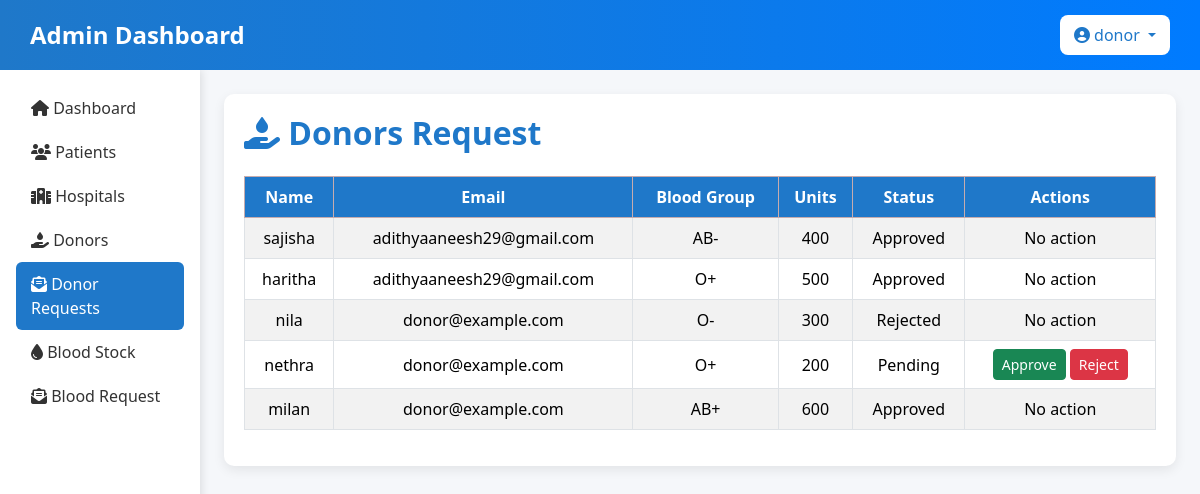
/donors/ (signed in), run on an earlier commit of the app's database.
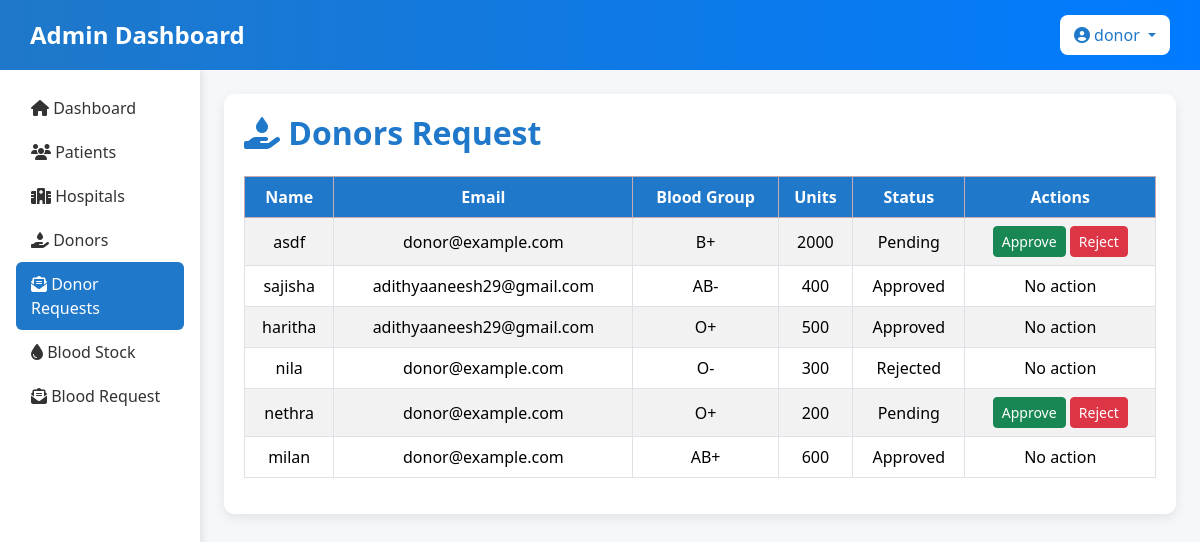
And on a later commit of the database.
### blood_bank_app/models.py (models this page shows)
class DonorForm(models.Model):
    user = models.ForeignKey(
        User,
        on_delete=models.CASCADE,
        null=True,
        blank=True,
        related_name='donor_requests'
    )
    approved_by = models.ForeignKey(
        User,
        on_delete=models.SET_NULL,
        null=True,
        blank=True,
        related_name='approved_donor_requests'
    )
    firstname = models.CharField(max_length=50)
    email = models.EmailField()
    phone = models.CharField(max_length=15)
    age = models.PositiveIntegerField(default=18)
    blood_group = models.CharField(max_length=5, choices=BLOOD_GROUP_CHOICES)
    units = models.PositiveIntegerField()
    GENDER_CHOICES = [
        ('Male','Male'),
        ('Female','Female'),
    ]
    GENDER_CHOICES = [('Male','Male'), ('Female','Female')]
    gender = models.CharField(max_length=10, choices=GENDER_CHOICES)
    last_donate_date = models.DateTimeField(null=True, blank=True)
    last_receive_date = models.DateTimeField(null=True, blank=True)
    consent = models.BooleanField(default=False)
    created_at = models.DateTimeField(auto_now_add=True)
    STATUS_CHOICES = [('Pending', 'Pending'), ('Approved', 'Approved'), ('Rejected', 'Rejected')]
    status = models.CharField(max_length=10, choices=STATUS_CHOICES, default='Pending')

### blood_bank_app/views.py (the view)
# urls.py: path('donors/', views.admin_donors, name='admin_donors'),
@login_required
def admin_donors(request):
    donors = DonorForm.objects.all().order_by('-id')
    return render(request, 'admin/admin_donors.html', {'donors': donors})

### blood_bank_app/templates/admin/admin_donors.html (shortened to what the changed rows need)
<!DOCTYPE html>
<html lang="en">
<head>
    <link rel="stylesheet" href="https://cdnjs.cloudflare.com/ajax/libs/font-awesome/6.4.2/css/all.min.css">
    <link href="https://cdn.jsdelivr.net/npm/bootstrap@5.3.3/dist/css/bootstrap.min.css" rel="stylesheet">
</head>
<body>
     <nav class="navbar d-flex justify-content-between align-items-center">
        <h1 class="text-white mb-0">Admin Dashboard</h1>
    </nav>
    <div class="container-fluid">
        <div class="row">
                        <div class="col-md-10 p-4">
                <div class="card-dashboard">
                    <div class="d-flex justify-content-between align-items-center mb-4">
                        <h2 class="mb-0"><i class="fa-solid fa-hand-holding-droplet"></i> Donors Request</h2>
                    </div>
                    <div class="table-responsive">
                        <table class="table table-bordered table-striped">
                            <thead class="table-danger">
                                <tr>
                                    <th>Name</th>
                                    <th>Email</th>
                                    <th>Blood Group</th>
                                    <th>Units</th>
                                    <th>Status</th>
                                    <th>Actions</th>
                                </tr>
                            </thead>
                            <tbody>
                                {% for donor in donors %}
                                <tr>
                                    <td>{{ donor.firstname }}</td>
                                    <td>{{ donor.email }}</td>
                                    <td>{{ donor.blood_group }}</td>
                                    <td>{{ donor.units }}</td>
                                    <td>{{ donor.status }}</td>
                                    <td>
                                        {% if donor.status == 'Pending' %}
                                            <a href="{% url 'update_donor_status' donor.id 'Approved' %}" class="btn btn-success btn-sm">Approve</a>
                                            <a href="{% url 'update_donor_status' donor.id 'Rejected' %}" class="btn btn-danger btn-sm">Reject</a>
                                        {% else %}
                                            No action
                                        {% endif %}
                                    </td>
                                </tr>
                                {% endfor %}
                            </tbody>
                        </table>
                    </div>
                </div>
            </div>
        </div>
    </div>
</body>
</html>

What changed in the data, as far as the page shows it:
added DonorForm: firstname "asdf", email "donor@example.com", blood_group "B+", units "2000", status "Pending", shows "Approve"
